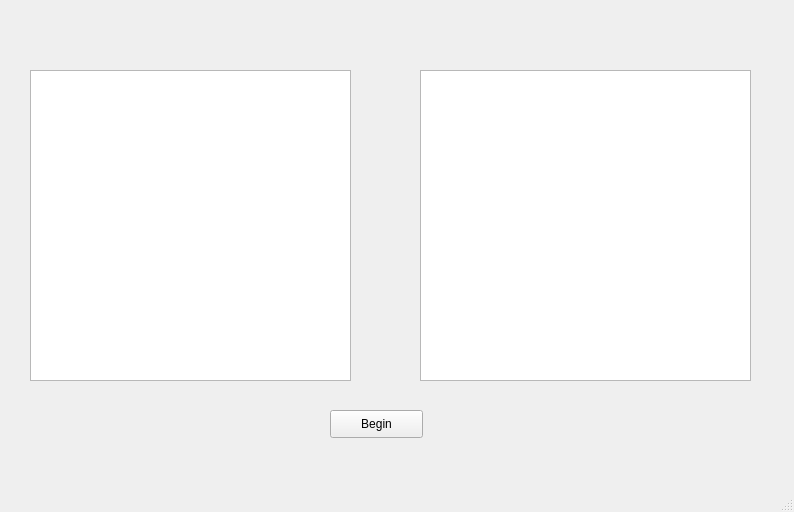
<?xml version="1.0" encoding="UTF-8"?>
<ui version="4.0">
 <class>MainWindow</class>
 <widget class="QMainWindow" name="MainWindow">
  <property name="geometry">
   <rect>
    <x>0</x>
    <y>0</y>
    <width>794</width>
    <height>512</height>
   </rect>
  </property>
  <property name="windowTitle">
   <string>MainWindow</string>
  </property>
  <widget class="QWidget" name="centralwidget">
   <widget class="QTextBrowser" name="input">
    <property name="geometry">
     <rect>
      <x>30</x>
      <y>70</y>
      <width>321</width>
      <height>311</height>
     </rect>
    </property>
   </widget>
   <widget class="QTextBrowser" name="output">
    <property name="geometry">
     <rect>
      <x>420</x>
      <y>70</y>
      <width>331</width>
      <height>311</height>
     </rect>
    </property>
   </widget>
   <widget class="QPushButton" name="begin">
    <property name="geometry">
     <rect>
      <x>330</x>
      <y>410</y>
      <width>93</width>
      <height>28</height>
     </rect>
    </property>
    <property name="text">
     <string>Begin</string>
    </property>
   </widget>
  </widget>
  <widget class="QMenuBar" name="menubar">
   <property name="geometry">
    <rect>
     <x>0</x>
     <y>0</y>
     <width>794</width>
     <height>26</height>
    </rect>
   </property>
  </widget>
  <widget class="QStatusBar" name="statusbar"/>
 </widget>
 <resources/>
 <connections/>
</ui>
